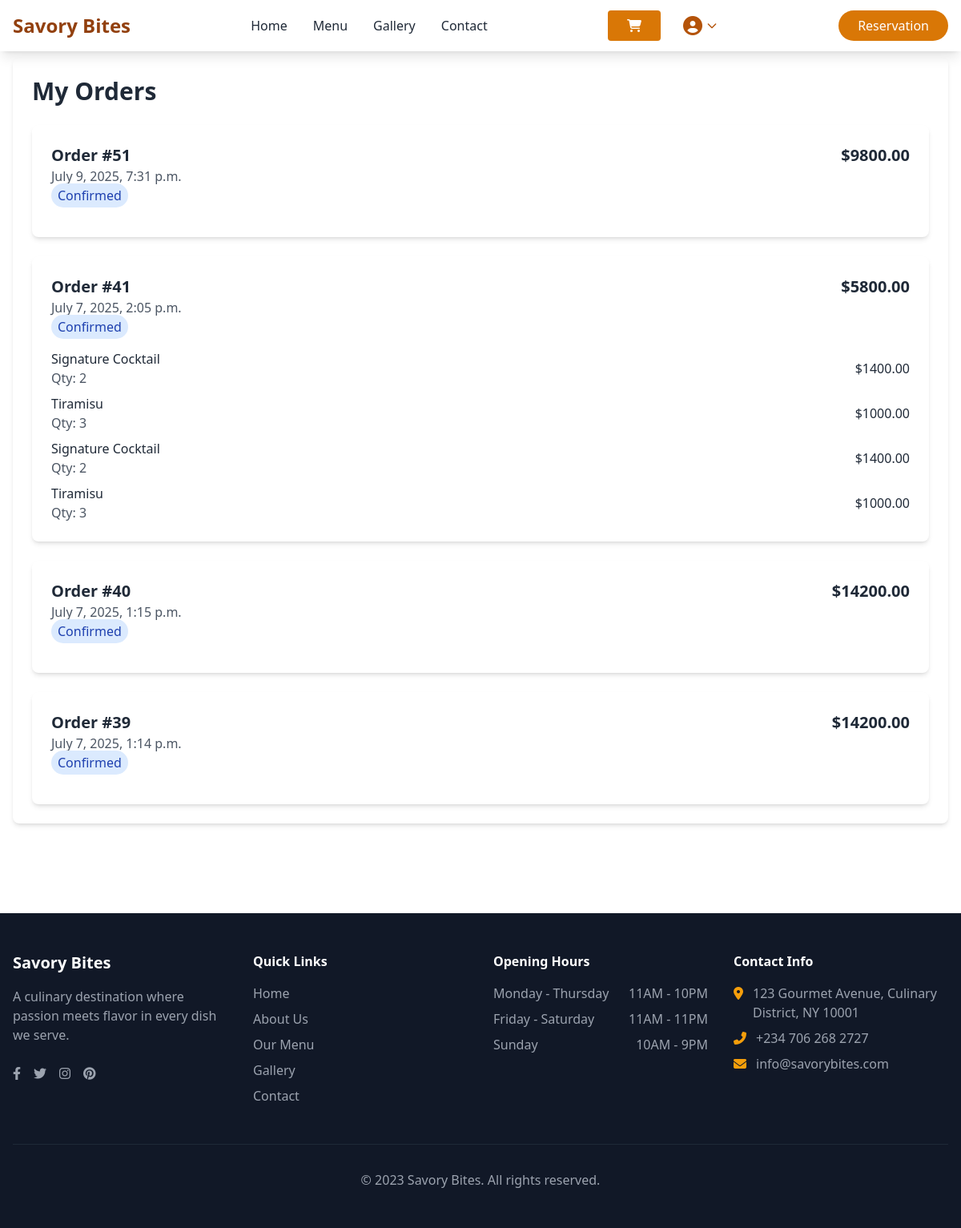
Screenshot of /orders/ (signed in) with the database file from the repository.
### savorybites/models.py (models this page shows, shortened)
class Order(models.Model):
    order_id = models.UUIDField(default=uuid.uuid4, editable=False)
    user = models.ForeignKey(User, on_delete=models.SET_NULL, null=True, blank=True)
    customer_name = models.CharField(max_length=100)
    customer_email = models.EmailField()
    customer_phone = models.CharField(max_length=20)
    customer_address = models.TextField()
    delivery_option = models.CharField(max_length=20, choices=[
        ('dine_in', 'Dine In'),
        ('takeaway', 'Takeaway'),
        ('delivery', 'Delivery')
    ], default='dine_in')
    special_instructions = models.TextField(blank=True)
    cart_items = models.ManyToManyField(CartItem, related_name='orders')
    delivery_price = models.DecimalField(max_digits=10, decimal_places=2, default=0.00)
    total_price = models.DecimalField(max_digits=10, decimal_places=2)
    status = models.CharField(max_length=20, choices=[
        ('pending', 'Pending'),
        ('confirmed', 'Confirmed'),
        ('preparing', 'Preparing'),
        ('ready', 'Ready for Pickup'),
        ('delivered', 'Delivered'),
        ('cancelled', 'Cancelled')
    ], default='pending')
    payment_status = models.CharField(max_length=20, choices=[
        ('pending', 'Pending'),
        ('paid', 'Paid'),
        ('failed', 'Failed')
    ], default='pending')
    order_date = models.DateTimeField(auto_now_add=True)
    class Meta:
        verbose_name_plural = "Orders"

class CartItem(models.Model):
    user = models.ForeignKey(User, on_delete=models.CASCADE, null=True, blank=True)
    session_key = models.CharField(max_length=40, null=True, blank=True)
    menu_item = models.ForeignKey(Menu, on_delete=models.CASCADE)
    quantity = models.PositiveIntegerField(default=1)
    subtotal = models.DecimalField(max_digits=10, decimal_places=2, default=0)
    created_at = models.DateTimeField(auto_now_add=True)
    @property
    def subtotal(self):
        return self.menu_item.price * self.quantity
    @subtotal.setter
    def subtotal(self, value):
        self._subtotal = value
        return f"{self.quantity}x {self.menu_item.name}"
    class Meta:
        verbose_name_plural = "Cart Items"

class Menu(models.Model):
    class CategoryChoices(models.TextChoices):
        STARTER = 'ST', 'Starter'
        MAIN_COURSE = 'MC', 'Main Course'
        DESSERT = 'DE', 'Dessert'
        DRINKS = 'DR', 'Drinks'
        SNACKS = 'SN', 'Snacks'
    name = models.CharField(max_length=100)
    description = models.TextField()
    price = models.DecimalField(max_digits=10, decimal_places=2)
    image = models.ImageField(upload_to='menu_images/')
    category = models.CharField(max_length=50, choices=CategoryChoices.choices, default=CategoryChoices.MAIN_COURSE)
    is_available = models.BooleanField(default=True)
    class Meta:
         verbose_name_plural = "Menu"

### savorybites/views.py (the view)
# urls.py: path('orders/', views.orders, name="orders"),
@login_required
def orders(request):
    session_key = request.session.session_key
    if not session_key:
        request.session.save()
        session_key = request.session.session_key
    if request.user.is_authenticated:
        orders = Order.objects.filter(user=request.user).order_by('-order_date')
        cart_items = CartItem.objects.filter(user=request.user)
    else:
        orders = Order.objects.filter(session_key=session_key).order_by('-order_date')
        cart_items = CartItem.objects.filter(session_key=session_key, user__isnull=True)
    paginator = Paginator(orders, 10)
    page_number = request.GET.get('page')
    page_obj = paginator.get_page(page_number)
    cart_count = cart_items.count()
    return render(request, 'utilities/orders.html', {
        'orders': page_obj,
        'cart_count': cart_count
    })

### savorybites/templates/utilities/orders.html (shortened to what this page needs)
{% extends 'layout.html' %}
{% block content %}
<div class="max-w-7xl mx-auto px-4 py-8">
    <div class="bg-white rounded-lg shadow-md p-6 mt-10">
        <h1 class="text-3xl font-bold mb-6">My Orders</h1>
        {% if orders %}
        <div class="space-y-6">
            {% for order in orders %}
            <div class="bg-white rounded-lg shadow-md p-6">
                <div class="flex justify-between items-start">
                    <div>
                        <h2 class="text-xl font-semibold">Order #{{ order.id }}</h2>
                        <p class="text-gray-600">{{ order.order_date }}</p>
                        <span class="mt-2 px-2 py-1 rounded-full {% if order.status == 'pending' %}bg-yellow-100 text-yellow-800{% elif order.status == 'completed' %}bg-green-100 text-green-800{% else %}bg-blue-100 text-blue-800{% endif %}">
                            {{ order.get_status_display }}
                        </span>
                    </div>
                    <div class="flex items-center">
                        <span class="text-xl font-bold">${{ order.total_price }}</span>
                    </div>
                </div>
                <div class="mt-4 space-y-2">{% for item in order.cart_items.all %}
                <div class="flex justify-between items-center">
                    <div>
                        <h3 class="font-medium">{{ item.menu_item.name }}</h3>
                        <p class="text-gray-600">Qty: {{ item.quantity }}</p>
                    </div>
                    <span>${{ item.menu_item.price }}</span>
                </div>
                {% endfor %}
                    {% for item in order.cart_items.all %}
                    <div class="flex justify-between items-center">
                        <div>
                            <h3 class="font-medium">{{ item.menu_item.name }}</h3>
                            <p class="text-gray-600">Qty: {{ item.quantity }}</p>
                        </div>
                        <span>${{ item.menu_item.price }}</span>
                    </div>
                    {% endfor %}
                </div>
            </div>
            {% endfor %}
        </div>
        {% endif %}
    </div>
</div>
{% endblock %}

### rows the page displays
Order: id "51", order_date "July 9, 2025, 7:31 p.m.", status "Confirmed", total_price "9800.00"
Order: id "41", order_date "July 7, 2025, 2:05 p.m.", status "Confirmed", total_price "5800.00"
CartItem: menu_item.name "Signature Cocktail", quantity "2", menu_item.price "1400.00"
CartItem: menu_item.name "Tiramisu", quantity "3", menu_item.price "1000.00"
Order: id "40", order_date "July 7, 2025, 1:15 p.m.", status "Confirmed", total_price "14200.00"
Order: id "39", order_date "July 7, 2025, 1:14 p.m.", status "Confirmed", total_price "14200.00"
